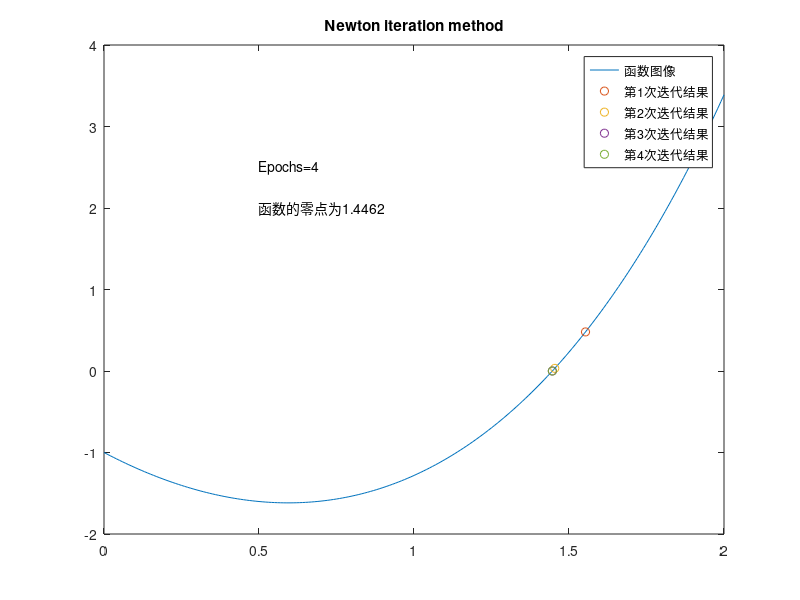

This figure's MATLAB source:
clc;
clear;
xi=1.9;
epochs=0;
x=0:0.01:2;
y=x.^2-3*x+exp(x)-2;
plot(x,y);
hold on;
while (xi^2-3*xi+exp(xi)-2)>10^(-6)
    epochs=epochs+1;
    xj=[];
    yj=[];
    xi=xi-((xi^2-3*xi+exp(xi)-2)/(2*xi-3+exp(xi)));
    xj=[xj,xi];
    yj=[yj,(xi^2-3*xi+exp(xi)-2)];
    plot(xj,yj,'o');
    hold on;
    str{1}=['函数图像'];
    str{epochs+1}=['第',num2str(epochs),'次迭代结果'];
    legend(str);
    
end
text(0.5,2.5,['Epochs=',num2str(epochs)])
title('Newton iteration method')
text(0.5,2,['函数的零点为',num2str(xi)])

